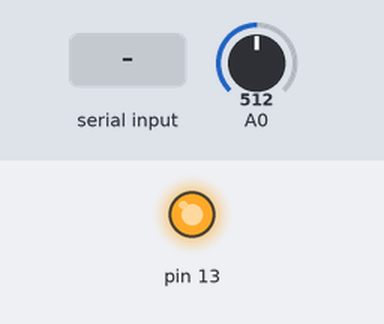
Bench run of a sketch on a simulated Arduino Uno, built with avr-gcc and run on an emulated ATmega328P. Parts: output pins drawn as LEDs (lit = HIGH). Inputs (shaded band) come from the test bench; at power-on: A0 = 512. What the sketch prints to the serial monitor is not drawn.

Above: at 1.2 s.
1.3 s: "1" received over Serial
At 2.8 s:
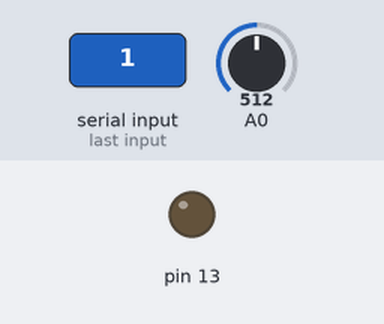
3.8 s: "rood" received over Serial
At 6.0 s:
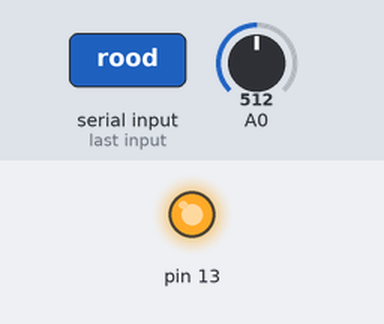
6.3 s: "0" received over Serial
At 7.9 s:
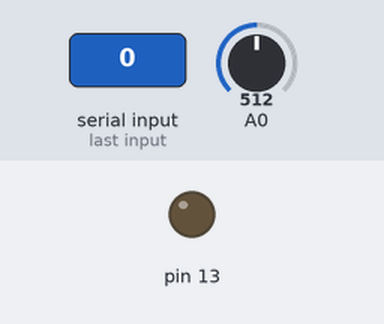
Timing chart, 0 to 9.4 s (numbered marks = the images above; inputs shaded):
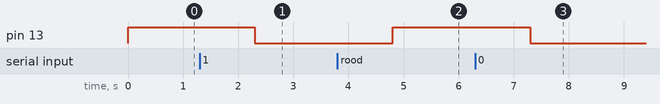

Measured:
- after the input at 1.3 s, pin 13: HIGH → LOW after 1.0 s
- after the input at 3.8 s, pin 13: LOW → HIGH after 1.0 s
- after the input at 6.3 s, pin 13: HIGH → LOW after 1.0 s

The sketch:

demo.ino
```cpp
void setup() {
  // put your setup code here, to run once:
  pinMode(A0, INPUT);
  pinMode(13, OUTPUT);
  Serial.begin(9600);
  digitalWrite(13, HIGH);
}

void loop() {
  // put your main code here, to run repeatedly:
  int x = map(analogRead(A0), 0, 1023, 1, 100);

  if (Serial.available() > 0) {
    String b = Serial.readString();
    b.trim();
    if(b == "rood") {
      digitalWrite(13, HIGH);
    }
    else {
      digitalWrite(13, LOW);
    }
  }
  Serial.println(x);
}
```
